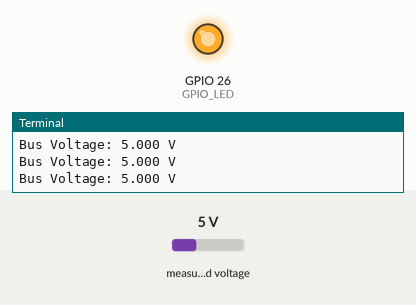
Bench run of a program on a simulated Raspberry Pi (BCM pin numbers). Parts: output pins drawn as LEDs (lit = HIGH), the last lines printed to the terminal. The inputs (shaded band) are chosen by the test bench; at power-on: measured voltage 5 V.

Above: at 7.2 s.
7.3 s: measured voltage set to 5.3 V
10.0 s: measured voltage set to 5.7 V
At 10.3 s:
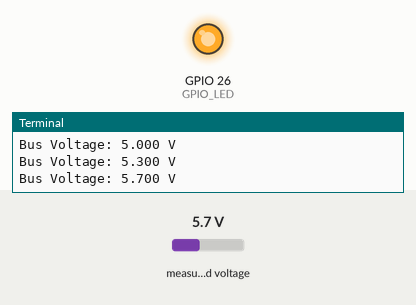
12.7 s: measured voltage set to 0.3 V
At 14.6 s:
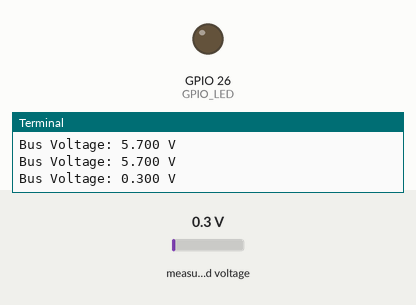
18.7 s: measured voltage set to 7.5 V
At 20.4 s:
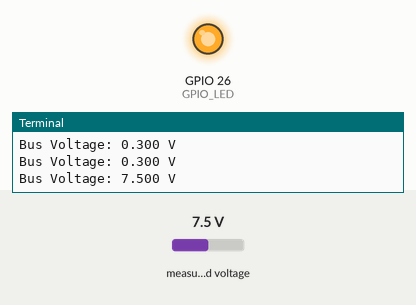
Timing chart, 0 to 21.9 s (numbered marks = the images above; inputs shaded):
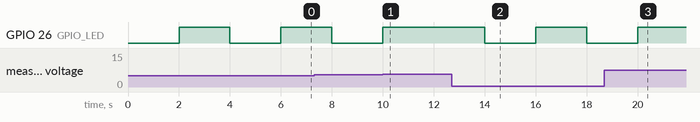

Measured:
- after the input at 10.0 s, GPIO 26 (GPIO_LED): goes on until 10.0 s, then stays HIGH
- after the input at 12.7 s, GPIO 26 (GPIO_LED): HIGH → LOW after 1.3 s, → HIGH 2.0 s later, → LOW 2.0 s later
- after the input at 18.7 s, GPIO 26 (GPIO_LED): goes on until 20.0 s, then stays HIGH

The program:

INA219_PowerMonitor.py
```python
#!/usr/bin/env python3
# The INA219 source is from https://github.com/chrisb2/pi_ina219
# and helped me a lot! Thanks!

# ----------------------------------------------------------------------
# Imports
# ----------------------------------------------------------------------
from ina219 import INA219
import RPi.GPIO as GPIO
import time

# ----------------------------------------------------------------------
# Defines
# ----------------------------------------------------------------------
INTERVAL_SEC = 2
SHUNT_OHMS = 0.1
MAX_EXPECTED_AMPS = 1.0

GPIO_LED = 26
ALARM_THRESHOLD_VOTLS = 5.6

# ----------------------------------------------------------------------
# Globals
# ----------------------------------------------------------------------

# ----------------------------------------------------------------------
# "Main" start...
# ----------------------------------------------------------------------
# setup GPIOs
GPIO.setmode(GPIO.BCM)
GPIO.setup(GPIO_LED, GPIO.OUT, initial = GPIO.HIGH)

ina = INA219(SHUNT_OHMS, MAX_EXPECTED_AMPS)
ina.configure(ina.RANGE_16V, ina.GAIN_AUTO)

try:
    while True:
        # read voltage
        voltage = ina.voltage()
        print("Bus Voltage: %.3f V" % voltage)

        if(voltage > ALARM_THRESHOLD_VOTLS):
            GPIO.output(GPIO_LED, GPIO.HIGH)
        else:
            GPIO.output(GPIO_LED, not GPIO.input(GPIO_LED))

        time.sleep(INTERVAL_SEC)

except KeyboardInterrupt:
    GPIO.cleanup()
```
